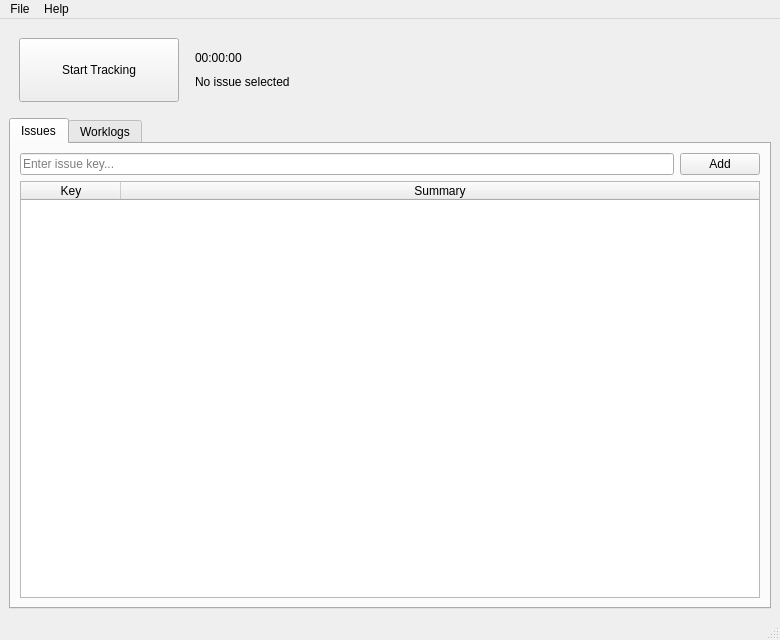
<?xml version="1.0" encoding="UTF-8"?>
<ui version="4.0">
 <class>MainWindow</class>
 <widget class="QMainWindow" name="MainWindow">
  <property name="geometry">
   <rect>
    <x>0</x>
    <y>0</y>
    <width>780</width>
    <height>640</height>
   </rect>
  </property>
  <property name="minimumSize">
   <size>
    <width>780</width>
    <height>640</height>
   </size>
  </property>
  <property name="windowTitle">
   <string>Jira Time Tracker</string>
  </property>
  <property name="windowIcon">
   <iconset>
    <normaloff>icons/icon.png</normaloff>icons/icon.png</iconset>
  </property>
  <property name="animated">
   <bool>false</bool>
  </property>
  <property name="tabShape">
   <enum>QTabWidget::Rounded</enum>
  </property>
  <widget class="QWidget" name="centralwidget">
   <layout class="QGridLayout" name="gridLayout">
    <item row="1" column="0">
     <widget class="QTabWidget" name="tabWidget">
      <property name="currentIndex">
       <number>0</number>
      </property>
      <widget class="QWidget" name="tabIssues">
       <attribute name="title">
        <string>Issues</string>
       </attribute>
       <layout class="QGridLayout" name="gridLayout_3">
        <item row="0" column="0">
         <widget class="QLineEdit" name="lineIssueKey">
          <property name="text">
           <string/>
          </property>
          <property name="placeholderText">
           <string>Enter issue key...</string>
          </property>
         </widget>
        </item>
        <item row="0" column="1">
         <widget class="QPushButton" name="FindIssue">
          <property name="text">
           <string>Add</string>
          </property>
          <property name="flat">
           <bool>false</bool>
          </property>
         </widget>
        </item>
        <item row="1" column="0" colspan="2">
         <widget class="QTableWidget" name="tableIssues">
          <property name="frameShape">
           <enum>QFrame::StyledPanel</enum>
          </property>
          <property name="frameShadow">
           <enum>QFrame::Plain</enum>
          </property>
          <property name="editTriggers">
           <set>QAbstractItemView::NoEditTriggers</set>
          </property>
          <property name="alternatingRowColors">
           <bool>true</bool>
          </property>
          <property name="selectionMode">
           <enum>QAbstractItemView::SingleSelection</enum>
          </property>
          <property name="selectionBehavior">
           <enum>QAbstractItemView::SelectRows</enum>
          </property>
          <property name="gridStyle">
           <enum>Qt::DotLine</enum>
          </property>
          <property name="sortingEnabled">
           <bool>true</bool>
          </property>
          <property name="wordWrap">
           <bool>true</bool>
          </property>
          <attribute name="horizontalHeaderMinimumSectionSize">
           <number>30</number>
          </attribute>
          <attribute name="horizontalHeaderDefaultSectionSize">
           <number>100</number>
          </attribute>
          <attribute name="horizontalHeaderStretchLastSection">
           <bool>true</bool>
          </attribute>
          <attribute name="verticalHeaderVisible">
           <bool>false</bool>
          </attribute>
          <attribute name="verticalHeaderMinimumSectionSize">
           <number>17</number>
          </attribute>
          <attribute name="verticalHeaderDefaultSectionSize">
           <number>22</number>
          </attribute>
          <attribute name="verticalHeaderStretchLastSection">
           <bool>false</bool>
          </attribute>
          <column>
           <property name="text">
            <string>Key</string>
           </property>
          </column>
          <column>
           <property name="text">
            <string>Summary</string>
           </property>
          </column>
         </widget>
        </item>
       </layout>
      </widget>
      <widget class="QWidget" name="tabWorklogs">
       <attribute name="title">
        <string>Worklogs</string>
       </attribute>
       <layout class="QGridLayout" name="gridLayout_2">
        <item row="2" column="0" colspan="3">
         <widget class="QLabel" name="labelDaySummary">
          <property name="text">
           <string/>
          </property>
          <property name="alignment">
           <set>Qt::AlignRight|Qt::AlignTrailing|Qt::AlignVCenter</set>
          </property>
         </widget>
        </item>
        <item row="0" column="2">
         <widget class="QPushButton" name="removeWorklog">
          <property name="text">
           <string>Remove</string>
          </property>
         </widget>
        </item>
        <item row="1" column="0" colspan="3">
         <widget class="QTableWidget" name="tableDayWorklog">
          <property name="frameShape">
           <enum>QFrame::StyledPanel</enum>
          </property>
          <property name="editTriggers">
           <set>QAbstractItemView::NoEditTriggers</set>
          </property>
          <property name="alternatingRowColors">
           <bool>true</bool>
          </property>
          <property name="selectionMode">
           <enum>QAbstractItemView::SingleSelection</enum>
          </property>
          <property name="selectionBehavior">
           <enum>QAbstractItemView::SelectRows</enum>
          </property>
          <property name="gridStyle">
           <enum>Qt::DashLine</enum>
          </property>
          <property name="sortingEnabled">
           <bool>true</bool>
          </property>
          <attribute name="horizontalHeaderCascadingSectionResizes">
           <bool>false</bool>
          </attribute>
          <attribute name="horizontalHeaderHighlightSections">
           <bool>true</bool>
          </attribute>
          <attribute name="horizontalHeaderStretchLastSection">
           <bool>false</bool>
          </attribute>
          <attribute name="verticalHeaderVisible">
           <bool>false</bool>
          </attribute>
          <attribute name="verticalHeaderDefaultSectionSize">
           <number>22</number>
          </attribute>
          <attribute name="verticalHeaderStretchLastSection">
           <bool>false</bool>
          </attribute>
          <column>
           <property name="text">
            <string>Key</string>
           </property>
          </column>
          <column>
           <property name="text">
            <string>Summary</string>
           </property>
          </column>
          <column>
           <property name="text">
            <string>Start Time</string>
           </property>
          </column>
          <column>
           <property name="text">
            <string>End Time</string>
           </property>
          </column>
          <column>
           <property name="text">
            <string>Time Spent</string>
           </property>
          </column>
         </widget>
        </item>
        <item row="0" column="1">
         <widget class="QPushButton" name="editWorklog">
          <property name="text">
           <string>Edit</string>
          </property>
         </widget>
        </item>
        <item row="0" column="0">
         <widget class="QDateEdit" name="dateDayWorklogEdit">
          <property name="sizePolicy">
           <sizepolicy hsizetype="Preferred" vsizetype="Maximum">
            <horstretch>0</horstretch>
            <verstretch>0</verstretch>
           </sizepolicy>
          </property>
          <property name="calendarPopup">
           <bool>true</bool>
          </property>
          <property name="date">
           <date>
            <year>2001</year>
            <month>1</month>
            <day>1</day>
           </date>
          </property>
         </widget>
        </item>
       </layout>
      </widget>
     </widget>
    </item>
    <item row="0" column="0">
     <layout class="QVBoxLayout" name="verticalLayout_4">
      <property name="sizeConstraint">
       <enum>QLayout::SetDefaultConstraint</enum>
      </property>
      <item>
       <layout class="QHBoxLayout" name="horizontalLayout">
        <property name="leftMargin">
         <number>10</number>
        </property>
        <property name="topMargin">
         <number>10</number>
        </property>
        <property name="rightMargin">
         <number>10</number>
        </property>
        <property name="bottomMargin">
         <number>10</number>
        </property>
        <item>
         <widget class="QPushButton" name="startStopTracking">
          <property name="enabled">
           <bool>true</bool>
          </property>
          <property name="sizePolicy">
           <sizepolicy hsizetype="Fixed" vsizetype="Fixed">
            <horstretch>0</horstretch>
            <verstretch>0</verstretch>
           </sizepolicy>
          </property>
          <property name="minimumSize">
           <size>
            <width>160</width>
            <height>64</height>
           </size>
          </property>
          <property name="maximumSize">
           <size>
            <width>160</width>
            <height>64</height>
           </size>
          </property>
          <property name="layoutDirection">
           <enum>Qt::LeftToRight</enum>
          </property>
          <property name="text">
           <string>Start Tracking</string>
          </property>
          <property name="icon">
           <iconset>
            <normaloff>icons/start.ico</normaloff>icons/start.ico</iconset>
          </property>
          <property name="iconSize">
           <size>
            <width>32</width>
            <height>32</height>
           </size>
          </property>
          <property name="checkable">
           <bool>true</bool>
          </property>
          <property name="flat">
           <bool>false</bool>
          </property>
         </widget>
        </item>
        <item>
         <layout class="QVBoxLayout" name="verticalLayout">
          <property name="leftMargin">
           <number>10</number>
          </property>
          <property name="topMargin">
           <number>10</number>
          </property>
          <property name="rightMargin">
           <number>10</number>
          </property>
          <property name="bottomMargin">
           <number>10</number>
          </property>
          <item>
           <widget class="QLabel" name="labelTimeSpent">
            <property name="text">
             <string>00:00:00</string>
            </property>
           </widget>
          </item>
          <item>
           <widget class="QLabel" name="labelSelectedIssue">
            <property name="sizePolicy">
             <sizepolicy hsizetype="Preferred" vsizetype="Preferred">
              <horstretch>0</horstretch>
              <verstretch>0</verstretch>
             </sizepolicy>
            </property>
            <property name="acceptDrops">
             <bool>false</bool>
            </property>
            <property name="text">
             <string>No issue selected</string>
            </property>
            <property name="scaledContents">
             <bool>false</bool>
            </property>
            <property name="margin">
             <number>0</number>
            </property>
            <property name="indent">
             <number>-1</number>
            </property>
            <property name="textInteractionFlags">
             <set>Qt::TextSelectableByMouse</set>
            </property>
           </widget>
          </item>
         </layout>
        </item>
       </layout>
      </item>
     </layout>
    </item>
   </layout>
  </widget>
  <widget class="QMenuBar" name="menubar">
   <property name="geometry">
    <rect>
     <x>0</x>
     <y>0</y>
     <width>780</width>
     <height>21</height>
    </rect>
   </property>
   <widget class="QMenu" name="menuFile">
    <property name="title">
     <string>File</string>
    </property>
    <addaction name="actionReresh_issue"/>
    <addaction name="actionRemove_issue_from_cache"/>
    <addaction name="actionFull_refresh"/>
    <addaction name="separator"/>
    <addaction name="actionLogout"/>
    <addaction name="actionExit"/>
   </widget>
   <widget class="QMenu" name="menuHelp">
    <property name="title">
     <string>Help</string>
    </property>
    <addaction name="actionAbout_Qt_2"/>
   </widget>
   <addaction name="menuFile"/>
   <addaction name="menuHelp"/>
  </widget>
  <widget class="QStatusBar" name="statusbar"/>
  <action name="actionReresh_issue">
   <property name="text">
    <string>Reresh issue</string>
   </property>
  </action>
  <action name="actionFull_refresh">
   <property name="text">
    <string>Full refresh</string>
   </property>
  </action>
  <action name="actionExit">
   <property name="text">
    <string>Exit</string>
   </property>
  </action>
  <action name="actionRefresh">
   <property name="text">
    <string>refresh!</string>
   </property>
  </action>
  <action name="actionAbout">
   <property name="text">
    <string>About</string>
   </property>
  </action>
  <action name="actionLogout">
   <property name="text">
    <string>Logout</string>
   </property>
  </action>
  <action name="actionAbout_pyJTT">
   <property name="text">
    <string>About pyJTT</string>
   </property>
  </action>
  <action name="actionAbout_Qt">
   <property name="text">
    <string>About Qt</string>
   </property>
  </action>
  <action name="actionRemove_issue_from_cache">
   <property name="text">
    <string>Remove issue from cache</string>
   </property>
  </action>
  <action name="actionAbout_Qt_2">
   <property name="text">
    <string>About Qt</string>
   </property>
  </action>
 </widget>
 <tabstops>
  <tabstop>tabWidget</tabstop>
  <tabstop>dateDayWorklogEdit</tabstop>
  <tabstop>tableDayWorklog</tabstop>
  <tabstop>editWorklog</tabstop>
  <tabstop>removeWorklog</tabstop>
  <tabstop>lineIssueKey</tabstop>
  <tabstop>FindIssue</tabstop>
 </tabstops>
 <resources>
  <include location="pyjtt_res.qrc"/>
 </resources>
 <connections>
  <connection>
   <sender>lineIssueKey</sender>
   <signal>returnPressed()</signal>
   <receiver>FindIssue</receiver>
   <slot>click()</slot>
   <hints>
    <hint type="sourcelabel">
     <x>527</x>
     <y>123</y>
    </hint>
    <hint type="destinationlabel">
     <x>619</x>
     <y>146</y>
    </hint>
   </hints>
  </connection>
 </connections>
</ui>
